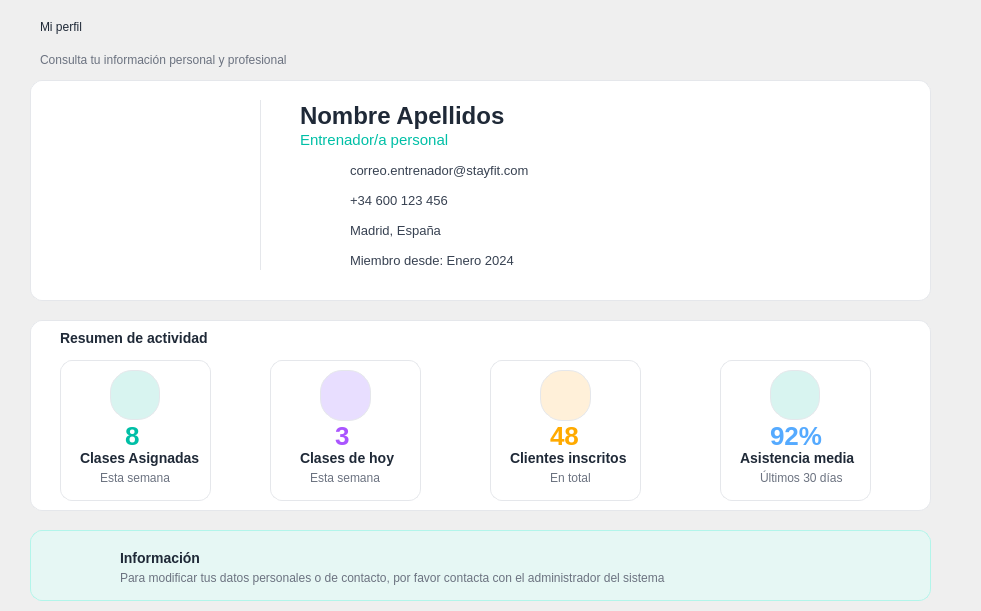
   <widget class="QFrame" name="frameContenido">
    <property name="geometry">
     <rect>
      <x>220</x>
      <y>90</y>
      <width>981</width>
      <height>611</height>
     </rect>
    </property>
    <property name="frameShape">
     <enum>QFrame::NoFrame</enum>
    </property>
    <widget class="QLabel" name="lblBienvenida">
     <property name="geometry">
      <rect>
       <x>40</x>
       <y>10</y>
       <width>300</width>
       <height>34</height>
      </rect>
     </property>
     <property name="styleSheet">
      <string notr="true">font:bold 20pt &quot;Segoe UI&quot;; color:#1F2937;</string>
     </property>
     <property name="text">
      <string>Mi perfil</string>
     </property>
    </widget>
    <widget class="QLabel" name="lblResumen">
     <property name="geometry">
      <rect>
       <x>40</x>
       <y>50</y>
       <width>470</width>
       <height>20</height>
      </rect>
     </property>
     <property name="styleSheet">
      <string notr="true">font:9pt &quot;Segoe UI&quot;; color:#6B7280;</string>
     </property>
     <property name="text">
      <string>Consulta tu información personal y profesional</string>
     </property>
    </widget>
    <widget class="QLabel" name="label_17">
     <property name="geometry">
      <rect>
       <x>280</x>
       <y>480</y>
       <width>47</width>
       <height>13</height>
      </rect>
     </property>
     <property name="text">
      <string/>
     </property>
    </widget>
    <widget class="QLabel" name="label_18">
     <property name="geometry">
      <rect>
       <x>-170</x>
       <y>-10</y>
       <width>1391</width>
       <height>621</height>
      </rect>
     </property>
     <property name="styleSheet">
      <string notr="true">image:url(:/entrenador/reborde_ola.png)</string>
     </property>
     <property name="text">
      <string/>
     </property>
    </widget>
    <widget class="QLabel" name="label_19">
     <property name="geometry">
      <rect>
       <x>180</x>
       <y>30</y>
       <width>1771</width>
       <height>651</height>
      </rect>
     </property>
     <property name="styleSheet">
      <string notr="true">image:url(:/entrenador/reborde_ola.png)</string>
     </property>
     <property name="text">
      <string/>
     </property>
    </widget>
    <widget class="QFrame" name="frame">
     <property name="geometry">
      <rect>
       <x>30</x>
       <y>80</y>
       <width>901</width>
       <height>221</height>
      </rect>
     </property>
     <property name="styleSheet">
      <string notr="true">QFrame {
    background-color: white;
    border: 1px solid #E5E7EB;
    border-radius: 12px;
}</string>
     </property>
     <property name="frameShape">
      <enum>QFrame::StyledPanel</enum>
     </property>
     <property name="frameShadow">
      <enum>QFrame::Raised</enum>
     </property>
     <widget class="QLabel" name="label_2">
      <property name="geometry">
       <rect>
        <x>20</x>
        <y>20</y>
        <width>191</width>
        <height>171</height>
       </rect>
      </property>
      <property name="styleSheet">
       <string notr="true">image: url(:/newPrefix/avatar_entrenadora_chica.png);
background: transparent;
border: None;</string>
      </property>
      <property name="text">
       <string/>
      </property>
     </widget>
     <widget class="Line" name="line">
      <property name="geometry">
       <rect>
        <x>230</x>
        <y>20</y>
        <width>1</width>
        <height>170</height>
       </rect>
      </property>
      <property name="styleSheet">
       <string notr="true">QFrame {
    background-color: #E5E7EB;
    border: none;
}</string>
      </property>
      <property name="orientation">
       <enum>Qt::Vertical</enum>
      </property>
     </widget>
     <widget class="QLabel" name="label_6">
      <property name="geometry">
       <rect>
        <x>270</x>
        <y>50</y>
        <width>171</width>
        <height>21</height>
       </rect>
      </property>
      <property name="styleSheet">
       <string notr="true">QLabel {
    background: transparent;
    border: none;
    color: #00BFA6;
    font-size: 14px;
    font-weight: bold;
}</string>
      </property>
      <property name="text">
       <string>&lt;html&gt;&lt;head/&gt;&lt;body&gt;&lt;p&gt;&lt;span style=&quot; font-size:11pt; font-weight:400;&quot;&gt;Entrenador/a personal&lt;/span&gt;&lt;/p&gt;&lt;/body&gt;&lt;/html&gt;</string>
      </property>
     </widget>
     <widget class="QLabel" name="label_Nombre">
      <property name="geometry">
       <rect>
        <x>270</x>
        <y>20</y>
        <width>221</width>
        <height>31</height>
       </rect>
      </property>
      <property name="styleSheet">
       <string notr="true">QLabel {
    background: transparent;
    border: none;
    color: #1F2937;
    font-size: 24px;
    font-weight: bold;
}</string>
      </property>
      <property name="text">
       <string>Nombre Apellidos</string>
      </property>
     </widget>
     <widget class="QLabel" name="label_7">
      <property name="geometry">
       <rect>
        <x>320</x>
        <y>80</y>
        <width>201</width>
        <height>21</height>
       </rect>
      </property>
      <property name="styleSheet">
       <string notr="true">QLabel {
    background: transparent;
    border: none;
    color: #374151;
    font-size: 13px;
}</string>
      </property>
      <property name="text">
       <string>correo.entrenador@stayfit.com</string>
      </property>
     </widget>
     <widget class="QLabel" name="label_9">
      <property name="geometry">
       <rect>
        <x>320</x>
        <y>110</y>
        <width>201</width>
        <height>21</height>
       </rect>
      </property>
      <property name="styleSheet">
       <string notr="true">QLabel {
    background: transparent;
    border: none;
    color: #374151;
    font-size: 13px;
}</string>
      </property>
      <property name="text">
       <string>+34 600 123 456</string>
      </property>
     </widget>
     <widget class="QLabel" name="label_16">
      <property name="geometry">
       <rect>
        <x>320</x>
        <y>140</y>
        <width>201</width>
        <height>21</height>
       </rect>
      </property>
      <property name="styleSheet">
       <string notr="true">QLabel {
    background: transparent;
    border: none;
    color: #374151;
    font-size: 13px;
}</string>
      </property>
      <property name="text">
       <string>Madrid, España</string>
      </property>
     </widget>
     <widget class="QLabel" name="label_20">
      <property name="geometry">
       <rect>
        <x>320</x>
        <y>170</y>
        <width>201</width>
        <height>21</height>
       </rect>
      </property>
      <property name="styleSheet">
       <string notr="true">QLabel {
    background: transparent;
    border: none;
    color: #374151;
    font-size: 13px;
}</string>
      </property>
      <property name="text">
       <string>Miembro desde: Enero 2024</string>
      </property>
     </widget>
     <widget class="QLabel" name="label_21">
      <property name="geometry">
       <rect>
        <x>270</x>
        <y>80</y>
        <width>41</width>
        <height>21</height>
       </rect>
      </property>
      <property name="styleSheet">
       <string notr="true">image: url(:/newPrefix/correo-electronico.png);
background: transparent;
border: None;</string>
      </property>
      <property name="text">
       <string/>
      </property>
     </widget>
     <widget class="QLabel" name="label_22">
      <property name="geometry">
       <rect>
        <x>270</x>
        <y>110</y>
        <width>41</width>
        <height>21</height>
       </rect>
      </property>
      <property name="styleSheet">
       <string notr="true">image: url(:/newPrefix/telefono.png);
background: transparent;
border: None;</string>
      </property>
      <property name="text">
       <string/>
      </property>
     </widget>
     <widget class="QLabel" name="label_23">
      <property name="geometry">
       <rect>
        <x>270</x>
        <y>140</y>
        <width>41</width>
        <height>21</height>
       </rect>
      </property>
      <property name="styleSheet">
       <string notr="true">image:url(:/newPrefix/marcador-de-posicion.png);
background: transparent;
border: None;</string>
      </property>
      <property name="text">
       <string/>
      </property>
     </widget>
     <widget class="QLabel" name="label_27">
      <property name="geometry">
       <rect>
        <x>270</x>
        <y>170</y>
        <width>41</width>
        <height>21</height>
       </rect>
      </property>
      <property name="styleSheet">
       <string notr="true">image: url(:/newPrefix/calendario_miembro.png);
background: transparent;
border: None;</string>
      </property>
      <property name="text">
       <string/>
      </property>
     </widget>
    </widget>
    <widget class="QFrame" name="frame_2">
     <property name="geometry">
      <rect>
       <x>30</x>
       <y>320</y>
       <width>901</width>
       <height>191</height>
      </rect>
     </property>
     <property name="styleSheet">
      <string notr="true">QFrame {
    background-color: white;
    border: 1px solid #E5E7EB;
    border-radius: 12px;
}</string>
     </property>
     <property name="frameShape">
      <enum>QFrame::StyledPanel</enum>
     </property>
     <property name="frameShadow">
      <enum>QFrame::Raised</enum>
     </property>
     <widget class="QLabel" name="label_24">
      <property name="geometry">
       <rect>
        <x>30</x>
        <y>10</y>
        <width>171</width>
        <height>16</height>
       </rect>
      </property>
      <property name="styleSheet">
       <string notr="true">QLabel {
    background: transparent;
    border: none;
    color: #1F2937;
    font-size: 14px;
    font-weight: bold;
}</string>
      </property>
      <property name="text">
       <string>Resumen de actividad</string>
      </property>
     </widget>
     <widget class="QFrame" name="frame_3">
      <property name="geometry">
       <rect>
        <x>30</x>
        <y>40</y>
        <width>151</width>
        <height>141</height>
       </rect>
      </property>
      <property name="frameShape">
       <enum>QFrame::StyledPanel</enum>
      </property>
      <property name="frameShadow">
       <enum>QFrame::Raised</enum>
      </property>
      <widget class="QLabel" name="lblIconAs_3">
       <property name="geometry">
        <rect>
         <x>50</x>
         <y>10</y>
         <width>50</width>
         <height>50</height>
        </rect>
       </property>
       <property name="styleSheet">
        <string notr="true">background-color:#D8F4F0; color:#18B7A5; border-radius:22px; font:bold 20pt &quot;Segoe UI&quot;;</string>
       </property>
       <property name="text">
        <string/>
       </property>
      </widget>
      <widget class="QLabel" name="label_5">
       <property name="geometry">
        <rect>
         <x>55</x>
         <y>20</y>
         <width>40</width>
         <height>31</height>
        </rect>
       </property>
       <property name="styleSheet">
        <string notr="true">image:url(:/newPrefix/dos-personas.png);
background:transparent;
border:None</string>
       </property>
       <property name="text">
        <string/>
       </property>
      </widget>
      <widget class="QLabel" name="label_Num_Clases_semana">
       <property name="geometry">
        <rect>
         <x>65</x>
         <y>60</y>
         <width>21</width>
         <height>31</height>
        </rect>
       </property>
       <property name="styleSheet">
        <string notr="true">QLabel {
    background: transparent;
    border: none;
    color: #00BFA6;
    font-size: 26px;
    font-weight: bold;
}</string>
       </property>
       <property name="text">
        <string>8</string>
       </property>
      </widget>
      <widget class="QLabel" name="label_25">
       <property name="geometry">
        <rect>
         <x>20</x>
         <y>90</y>
         <width>131</width>
         <height>16</height>
        </rect>
       </property>
       <property name="styleSheet">
        <string notr="true">QLabel {
    background: transparent;
    border: none;
    color: #1F2937;
    font-size: 14px;
    font-weight: bold;
}</string>
       </property>
       <property name="text">
        <string>Clases Asignadas</string>
       </property>
      </widget>
      <widget class="QLabel" name="label_13">
       <property name="geometry">
        <rect>
         <x>40</x>
         <y>110</y>
         <width>101</width>
         <height>16</height>
        </rect>
       </property>
       <property name="styleSheet">
        <string notr="true">QLabel {
    background: transparent;
    border: none;
    color: #6B7280;
    font-size: 12px;
}</string>
       </property>
       <property name="text">
        <string>Esta semana</string>
       </property>
      </widget>
     </widget>
     <widget class="QFrame" name="frame_4">
      <property name="geometry">
       <rect>
        <x>240</x>
        <y>40</y>
        <width>151</width>
        <height>141</height>
       </rect>
      </property>
      <property name="frameShape">
       <enum>QFrame::StyledPanel</enum>
      </property>
      <property name="frameShadow">
       <enum>QFrame::Raised</enum>
      </property>
      <widget class="QLabel" name="label_28">
       <property name="geometry">
        <rect>
         <x>55</x>
         <y>20</y>
         <width>40</width>
         <height>31</height>
        </rect>
       </property>
       <property name="styleSheet">
        <string notr="true">image:url(:/newPrefix/calendario.png);
background:transparent;
border:None</string>
       </property>
       <property name="text">
        <string/>
       </property>
      </widget>
      <widget class="QLabel" name="label_Num_Clases_Hoy">
       <property name="geometry">
        <rect>
         <x>65</x>
         <y>60</y>
         <width>21</width>
         <height>31</height>
        </rect>
       </property>
       <property name="styleSheet">
        <string notr="true">QLabel {
    background: transparent;
    border: none;
    color: rgb(170, 85, 255);
    font-size: 26px;
    font-weight: bold;
}</string>
       </property>
       <property name="text">
        <string>3</string>
       </property>
      </widget>
      <widget class="QLabel" name="label_29">
       <property name="geometry">
        <rect>
         <x>30</x>
         <y>90</y>
         <width>101</width>
         <height>16</height>
        </rect>
       </property>
       <property name="styleSheet">
        <string notr="true">QLabel {
    background: transparent;
    border: none;
    color: #1F2937;
    font-size: 14px;
    font-weight: bold;
}</string>
       </property>
       <property name="text">
        <string>Clases de hoy</string>
       </property>
      </widget>
      <widget class="QLabel" name="label_30">
       <property name="geometry">
        <rect>
         <x>40</x>
         <y>110</y>
         <width>101</width>
         <height>16</height>
        </rect>
       </property>
       <property name="styleSheet">
        <string notr="true">QLabel {
    background: transparent;
    border: none;
    color: #6B7280;
    font-size: 12px;
}</string>
       </property>
       <property name="text">
        <string>Esta semana</string>
       </property>
      </widget>
      <widget class="QLabel" name="lblIconCal">
       <property name="geometry">
        <rect>
         <x>50</x>
         <y>10</y>
         <width>51</width>
         <height>51</height>
        </rect>
       </property>
       <property name="styleSheet">
        <string notr="true">background-color:#E8DEFF; border-radius:22px; font:17pt &quot;Segoe UI Emoji&quot;;</string>
       </property>
       <property name="text">
        <string/>
       </property>
      </widget>
      <zorder>lblIconCal</zorder>
      <zorder>label_28</zorder>
      <zorder>label_Num_Clases_Hoy</zorder>
      <zorder>label_29</zorder>
      <zorder>label_30</zorder>
     </widget>
     <widget class="QFrame" name="frame_5">
      <property name="geometry">
       <rect>
        <x>460</x>
        <y>40</y>
        <width>151</width>
        <height>141</height>
       </rect>
      </property>
      <property name="frameShape">
       <enum>QFrame::StyledPanel</enum>
      </property>
      <property name="frameShadow">
       <enum>QFrame::Raised</enum>
      </property>
      <widget class="QLabel" name="label_14">
       <property name="geometry">
        <rect>
         <x>55</x>
         <y>20</y>
         <width>40</width>
         <height>31</height>
        </rect>
       </property>
       <property name="styleSheet">
        <string notr="true">image:url(:/newPrefix/dos-personas.png);
background:transparent;
border:None</string>
       </property>
       <property name="text">
        <string/>
       </property>
      </widget>
      <widget class="QLabel" name="label_Num_Clientes_Total">
       <property name="geometry">
        <rect>
         <x>60</x>
         <y>60</y>
         <width>31</width>
         <height>31</height>
        </rect>
       </property>
       <property name="styleSheet">
        <string notr="true">QLabel {
    background: transparent;
    border: none;
    color: rgb(255, 170, 0);
    font-size: 26px;
    font-weight: bold;
}</string>
       </property>
       <property name="text">
        <string>48</string>
       </property>
      </widget>
      <widget class="QLabel" name="label_26">
       <property name="geometry">
        <rect>
         <x>20</x>
         <y>90</y>
         <width>131</width>
         <height>16</height>
        </rect>
       </property>
       <property name="styleSheet">
        <string notr="true">QLabel {
    background: transparent;
    border: none;
    color: #1F2937;
    font-size: 14px;
    font-weight: bold;
}</string>
       </property>
       <property name="text">
        <string>Clientes inscritos</string>
       </property>
      </widget>
      <widget class="QLabel" name="label_15">
       <property name="geometry">
        <rect>
         <x>60</x>
         <y>110</y>
         <width>61</width>
         <height>16</height>
        </rect>
       </property>
       <property name="styleSheet">
        <string notr="true">QLabel {
    background: transparent;
    border: none;
    color: #6B7280;
    font-size: 12px;
}</string>
       </property>
       <property name="text">
        <string>En total</string>
       </property>
      </widget>
      <widget class="QLabel" name="lblIconPago">
       <property name="geometry">
        <rect>
         <x>50</x>
         <y>10</y>
         <width>51</width>
         <height>51</height>
        </rect>
       </property>
       <property name="styleSheet">
        <string notr="true">background-color:#FFF0D9; border-radius:22px; font:16pt &quot;Segoe UI Emoji&quot;; color:#FF9F2E;</string>
       </property>
       <property name="text">
        <string/>
       </property>
      </widget>
      <zorder>lblIconPago</zorder>
      <zorder>label_14</zorder>
      <zorder>label_Num_Clientes_Total</zorder>
      <zorder>label_26</zorder>
      <zorder>label_15</zorder>
     </widget>
     <widget class="QFrame" name="frame_6">
      <property name="geometry">
       <rect>
        <x>690</x>
        <y>40</y>
        <width>151</width>
        <height>141</height>
       </rect>
      </property>
      <property name="frameShape">
       <enum>QFrame::StyledPanel</enum>
      </property>
      <property name="frameShadow">
       <enum>QFrame::Raised</enum>
      </property>
      <widget class="QLabel" name="lblIconAs_6">
       <property name="geometry">
        <rect>
         <x>50</x>
         <y>10</y>
         <width>50</width>
         <height>50</height>
        </rect>
       </property>
       <property name="styleSheet">
        <string notr="true">background-color:#D8F4F0; color:#18B7A5; border-radius:22px; font:bold 20pt &quot;Segoe UI&quot;;</string>
       </property>
       <property name="text">
        <string/>
       </property>
      </widget>
      <widget class="QLabel" name="label_31">
       <property name="geometry">
        <rect>
         <x>55</x>
         <y>20</y>
         <width>40</width>
         <height>31</height>
        </rect>
       </property>
       <property name="styleSheet">
        <string notr="true">image: url(:/newPrefix/incrementar.png);
background:transparent;
border:None</string>
       </property>
       <property name="text">
        <string/>
       </property>
      </widget>
      <widget class="QLabel" name="label_Porcentaje_Asistencia">
       <property name="geometry">
        <rect>
         <x>50</x>
         <y>60</y>
         <width>61</width>
         <height>31</height>
        </rect>
       </property>
       <property name="styleSheet">
        <string notr="true">QLabel {
    background: transparent;
    border: none;
    color: rgb(85, 170, 255);
    font-size: 26px;
    font-weight: bold;
}</string>
       </property>
       <property name="text">
        <string>92%</string>
       </property>
      </widget>
      <widget class="QLabel" name="label_32">
       <property name="geometry">
        <rect>
         <x>20</x>
         <y>90</y>
         <width>131</width>
         <height>16</height>
        </rect>
       </property>
       <property name="styleSheet">
        <string notr="true">QLabel {
    background: transparent;
    border: none;
    color: #1F2937;
    font-size: 14px;
    font-weight: bold;
}</string>
       </property>
       <property name="text">
        <string>Asistencia media</string>
       </property>
      </widget>
      <widget class="QLabel" name="label_33">
       <property name="geometry">
        <rect>
         <x>40</x>
         <y>110</y>
         <width>101</width>
         <height>16</height>
        </rect>
       </property>
       <property name="styleSheet">
        <string notr="true">QLabel {
    background: transparent;
    border: none;
    color: #6B7280;
    font-size: 12px;
}</string>
       </property>
       <property name="text">
        <string>Últimos 30 días</string>
       </property>
      </widget>
     </widget>
     <zorder>frame_3</zorder>
     <zorder>label_24</zorder>
     <zorder>frame_4</zorder>
     <zorder>frame_5</zorder>
     <zorder>frame_6</zorder>
    </widget>
    <widget class="QFrame" name="frameAvisoPerfil">
     <property name="geometry">
      <rect>
       <x>30</x>
       <y>530</y>
       <width>901</width>
       <height>71</height>
      </rect>
     </property>
     <property name="styleSheet">
      <string notr="true">#frameAvisoPerfil {
    background-color: #E6F7F4;
    border: 1px solid #B2F5EA;
    border-radius: 12px;
}</string>
     </property>
     <property name="frameShape">
      <enum>QFrame::StyledPanel</enum>
     </property>
     <property name="frameShadow">
      <enum>QFrame::Raised</enum>
     </property>
     <widget class="QLabel" name="label_34">
      <property name="geometry">
       <rect>
        <x>90</x>
        <y>20</y>
        <width>171</width>
        <height>16</height>
       </rect>
      </property>
      <property name="styleSheet">
       <string notr="true">QLabel {
    background: transparent;
    border: none;
    color: #1F2937;
    font-size: 14px;
    font-weight: bold;
}</string>
      </property>
      <property name="text">
       <string>Información</string>
      </property>
     </widget>
     <widget class="QLabel" name="label_35">
      <property name="geometry">
       <rect>
        <x>90</x>
        <y>40</y>
        <width>551</width>
        <height>16</height>
       </rect>
      </property>
      <property name="styleSheet">
       <string notr="true">QLabel {
    background: transparent;
    border: none;
    color: #6B7280;
    font-size: 12px;
}</string>
      </property>
      <property name="text">
       <string>Para modificar tus datos personales o de contacto, por favor contacta con el administrador del sistema</string>
      </property>
     </widget>
     <widget class="QLabel" name="label_36">
      <property name="geometry">
       <rect>
        <x>20</x>
        <y>20</y>
        <width>51</width>
        <height>31</height>
       </rect>
      </property>
      <property name="styleSheet">
       <string notr="true">image:url(:/newPrefix/informacion.png)</string>
      </property>
      <property name="text">
       <string/>
      </property>
     </widget>
    </widget>
    <zorder>label_19</zorder>
    <zorder>label_18</zorder>
    <zorder>lblBienvenida</zorder>
    <zorder>lblResumen</zorder>
    <zorder>label_17</zorder>
    <zorder>frame</zorder>
    <zorder>frame_2</zorder>
    <zorder>frameAvisoPerfil</zorder>
   </widget>
